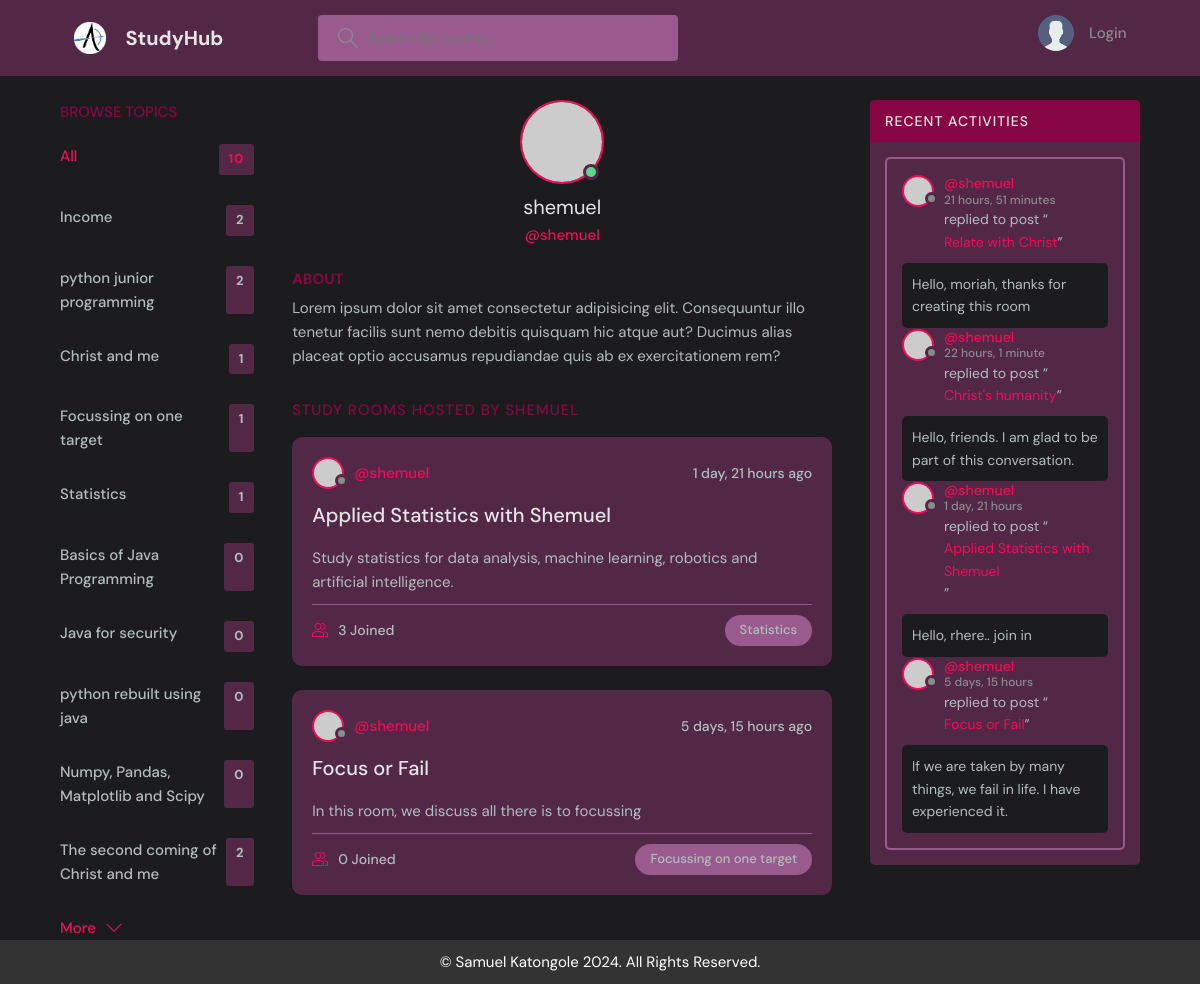
Page /profile/1/ on the earlier database version.
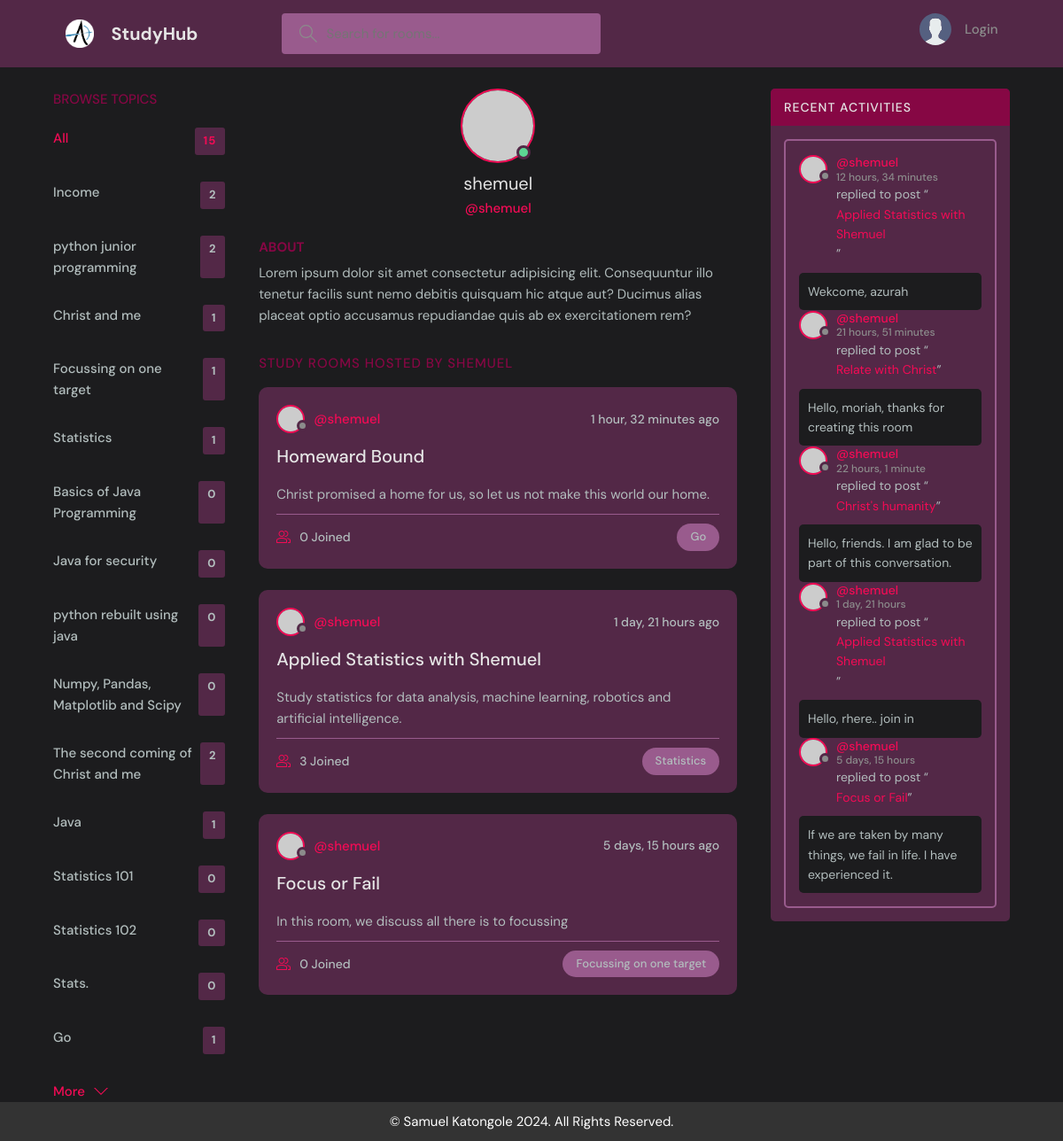
Same page on the later database version.
### Rooms/models.py (models this page shows, shortened)
class Topic(models.Model):
    name=models.CharField(max_length=200)

class Room(models.Model):
    host = models.ForeignKey(User, on_delete= models.SET_NULL, null=True)
    topic = models.ForeignKey(Topic, on_delete= models.SET_NULL, null=True)
    description = models.TextField(null=True, blank=True) # description of the room
    name = models.CharField(max_length=200) # name of the room
    created = models.DateTimeField(auto_now_add=True) # created once
    updated= models.DateTimeField(auto_now=True) # changed
    participants = models.ManyToManyField(User, related_name='participants', blank=True)
    class Meta:
        ordering = ['-updated', '-created'] # ordered based on those fields
    def __str__(self):
        return str(self.name)

class Post(models.Model): # messages model
    author = models.ForeignKey(User, on_delete=models.CASCADE)
    room = models.ForeignKey(Room, on_delete=models.CASCADE)
    body = models.TextField()
    created_on= models.DateTimeField(auto_now_add=True) # date post created
    updated_on= models.DateTimeField(auto_now=True) # date last edited
    class Meta:
        ordering = ['-updated_on', '-created_on'] # ordered based on those fields

### Rooms/views.py (the view)
# urls.py: path('profile/<str:pk>/', views.userProfile, name='user-profile'),
def userProfile(request, pk):
    user = User.objects.get(id=pk)
    rooms = user.room_set.all() # get all rooms user is in
    posts = user.post_set.all() # get all posts for this user
    topics = Topic.objects.all() # get all topics
    topiccount = topics.count() # total topics
    context={'participant':user, 'allrooms':rooms,
             'alltopics':topics, 'topiccount':topiccount, 'posts':posts}
    return render(request, 'Rooms/profile.html', context)

### Rooms/templates/Rooms/profile.html (shortened to what this page needs)
{% extends 'parent_hub/base.html' %}
{% block content%}
<main class="profile-page layout layout--3">
    <div class="container">
      {% include 'Rooms/topics_feed.html' %}
      <div class="roomList">
        <div class="profile">
          <div class="profile__avatar">
            <div class="avatar avatar--large active">
              <img src="https://randomuser.me/api/portraits/men/11.jpg" />
            </div>
          </div>
          <div class="profile__info">
            <h3>{{participant.username}}</h3>
            <p>@{{participant.username}}</p>
          </div>
          <div class="profile__about">
            <h3>About</h3>
            <p>
              Lorem ipsum dolor sit amet consectetur adipisicing elit. Consequuntur illo tenetur
              facilis sunt nemo debitis quisquam hic atque aut? Ducimus alias placeat optio
              accusamus repudiandae quis ab ex exercitationem rem?
            </p>
          </div>
        </div>
        <div class="roomList__header">
          <div>
            <h2>Study Rooms Hosted by {{participant.username}}</a>
            </h2>
          </div>
        </div>
        {% include 'Rooms/rooms_feed.html' %}
      </div>
      {% include 'Rooms/activity_feed.html' %}
    </div>
  </main>
{% endblock %}

### templates/parent_hub/base.html (shortened to what this page needs)
{% load static %}
<!DOCTYPE html>
<html lang="en">
<head>
    <link rel="stylesheet" type="text/css" href="{% static 'styles/base.css' %}">
</head>
<body>
    {% include 'parent_hub/navbar.html' %}
    {% block content %}
    {% endblock %}
    {% include 'parent_hub/footer.html' %}
</body>
</html>

### templates/parent_hub/navbar.html (shortened to what this page needs)
{% load static %}
<header class="header header--loggedIn">
    <div class="container">
      <a href="/" class="header__logo">
        <img src="{% static 'assets/arola.png' %}" />
        <h1>StudyHub</h1>
      </a>
      <form class="header__search" action="{% url 'home'%}">
        <label>
          <input placeholder="Search for rooms..." name="q"/>
        </label>
      </form>
    <nav class="header__menu">
    <div class="header__user">
        {% if request.user.is_authenticated %}
          <a href="{% url 'user-profile' user.id %}">
            <div class="avatar avatar--medium active">
              <img src="https://randomuser.me/api/portraits/men/37.jpg" />
            </div>
            <p>{{user.username}} <span>@{{user.username}}</span></p>
          </a>
          <button class="dropdown-button">
            <svg version="1.1" xmlns="http://www.w3.org/2000/svg" width="32" height="32" viewBox="0 0 32 32">
              <title>chevron-down</title>
              <path d="M16 21l-13-13h-3l16 16 16-16h-3l-13 13z"></path>
            </svg>
          </button>
        </div>
        <div class="dropdown-menu">
            <a href="settings.html" class="dropdown-link"
                ><svg version="1.1" xmlns="http://www.w3.org/2000/svg" width="32" height="32" viewBox="0 0 32 32">
                <title>tools</title>
                <path
                    d="M27.465 32c-1.211 0-2.35-0.471-3.207-1.328l-9.392-9.391c-2.369 0.898-4.898 0.951-7.355 0.15-3.274-1.074-5.869-3.67-6.943-6.942-0.879-2.682-0.734-5.45 0.419-8.004 0.135-0.299 0.408-0.512 0.731-0.572 0.32-0.051 0.654 0.045 0.887 0.277l5.394 5.395 3.586-3.586-5.394-5.395c-0.232-0.232-0.336-0.564-0.276-0.887s0.272-0.596 0.572-0.732c2.552-1.152 5.318-1.295 8.001-0.418 3.274 1.074 5.869 3.67 6.943 6.942 0.806 2.457 0.752 4.987-0.15 7.358l9.392 9.391c0.844 0.842 1.328 2.012 1.328 3.207-0 2.5-2.034 4.535-4.535 4.535zM15.101 19.102c0.26 0 0.516 0.102 0.707 0.293l9.864 9.863c0.479 0.479 1.116 0.742 1.793 0.742 1.398 0 2.535-1.137 2.535-2.535 0-0.668-0.27-1.322-0.742-1.793l-9.864-9.863c-0.294-0.295-0.376-0.74-0.204-1.119 0.943-2.090 1.061-4.357 0.341-6.555-0.863-2.631-3.034-4.801-5.665-5.666-1.713-0.561-3.468-0.609-5.145-0.164l4.986 4.988c0.391 0.391 0.391 1.023 0 1.414l-5 5c-0.188 0.188-0.441 0.293-0.707 0.293s-0.52-0.105-0.707-0.293l-4.987-4.988c-0.45 1.682-0.397 3.436 0.164 5.146 0.863 2.631 3.034 4.801 5.665 5.666 2.2 0.721 4.466 0.604 6.555-0.342 0.132-0.059 0.271-0.088 0.411-0.088z"
                ></path>
                </svg>
                Settings
            </a>
            <a href="{% url 'logout' %}" class="dropdown-link">
                <svg version="1.1" xmlns="http://www.w3.org/2000/svg" width="32" height="32" viewBox="0 0 32 32">
                <title>sign-out</title>
                <path
                    d="M3 0h22c0.553 0 1 0 1 0.553l-0 3.447h-2v-2h-20v28h20v-2h2l0 3.447c0 0.553-0.447 0.553-1 0.553h-22c-0.553 0-1-0.447-1-1v-30c0-0.553 0.447-1 1-1z"
                ></path>
                <path
                    d="M21.879 21.293l1.414 1.414 6.707-6.707-6.707-6.707-1.414 1.414 4.293 4.293h-14.172v2h14.172l-4.293 4.293z"
                ></path>
                </svg>
                Logout
            </a>
        </div>
        {% else %}
        <a href="{% url 'login' %}">
          <img src="{% static 'assets/avatar.svg' %}" />
          <p>Login</p>
        </a>
        {% endif %}
      </nav>
    </div>
  </header>

### Rooms/templates/Rooms/topics_feed.html
<div class="topics">
    <div class="topics__header">
      <h2>Browse Topics</h2>
    </div>
    <ul class="topics__list">
      <li>
        <a href="{% url 'home' %}" class="active">All <span>{{topiccount}}</span></a>
      </li>
      {% for topic in alltopics %}
      <li>
        <a href="{% url 'home' %}?q={{topic.name}}">{{topic.name}} <span>
            {{topic.room_set.all.count}}</span></a>
      </li>
      {% endfor %}
    </ul>
    <a class="btn btn--link" href="topics.html">
      More
      <svg version="1.1" xmlns="http://www.w3.org/2000/svg" width="32" height="32" viewBox="0 0 32 32">
        <title>chevron-down</title>
        <path d="M16 21l-13-13h-3l16 16 16-16h-3l-13 13z"></path>
      </svg>
    </a>
</div>

### Rooms/templates/Rooms/rooms_feed.html (shortened to what this page needs)
  {% load static %}
  <div class="roomList">
    {% for room in allrooms %}
    <div class="roomListRoom">
      <div class="roomListRoom__header">
        <a href="{% url 'user-profile' room.host.id %}" class="roomListRoom__author">
          <div class="avatar avatar--small">
            <img src="https://randomuser.me/api/portraits/women/11.jpg" />
          </div>
          <span>@{{room.host.username}}</span>
        </a>
        <div class="roomListRoom__actions">
          <span>{{room.created|timesince}} ago</span>
        </div>
      </div>
      <div class="roomListRoom__content">
        <a href="{% url 'room' room.id %}">{{room.name}}</a>
        <p>
          {{room.description}}
        </p>
      </div>
      <div class="roomListRoom__meta">
        <a href="{% url 'room' room.id %}" class="roomListRoom__joined">
          {{room.participants.all.count}} Joined
        </a>
        <p class="roomListRoom__topic">{{room.topic.name}}</p>
      </div>
    </div>
    {% endfor %}
  </div>

### Rooms/templates/Rooms/activity_feed.html (shortened to what this page needs)
<div class="activities">
  <div class="activities__header">
    <h2>Recent Activities</h2>
  </div>
  <div class="activities__box">
    {% for post in posts %}
    <div class="activities__boxHeader roomListRoom__header">
      <a href="{% url 'user-profile' post.author.id %}" class="roomListRoom__author">
        <div class="avatar avatar--small">
          <img src="https://randomuser.me/api/portraits/women/11.jpg" />
        </div>
        <p>@{{post.author}}<span>{{post.created_on|timesince}}</span></p>
      </a>
    </div>
    <div class="activities__boxContent">
      <p>replied to post “<a href="{% url 'room' post.room.id %}">{{post.room}}</a>”</p>
      <div class="activities__boxRoomContent">
        {{post.body}}
    </div>
  </div>
  {% endfor %}
</div>

### templates/parent_hub/footer.html
<footer class="footer">
    <div class="footer-container">
        <p>&copy; Samuel Katongole 2024. All Rights Reserved.</p>
    </div>
</footer>

Differences in the rows shown:
added Topic: name "Java", room_set.all.count "1"
added Topic: name "Statistics 101", room_set.all.count "0"
added Topic: name "Statistics 102", room_set.all.count "0"
added Topic: name "Stats.", room_set.all.count "0"
added Topic: name "Go", room_set.all.count "1"
added Room: host.username "shemuel", created "1 hour, 32 minutes", name "Homeward Bound", description "Christ promised a home for us, so let us not make this world our home.", participants.all.count "0", topic.name "Go"
added Post: author "shemuel", created_on "12 hours, 34 minutes", room "Applied Statistics with Shemuel", body "Wekcome, azurah"
Other differences:
{{ topiccount }}: "10" → "15"
